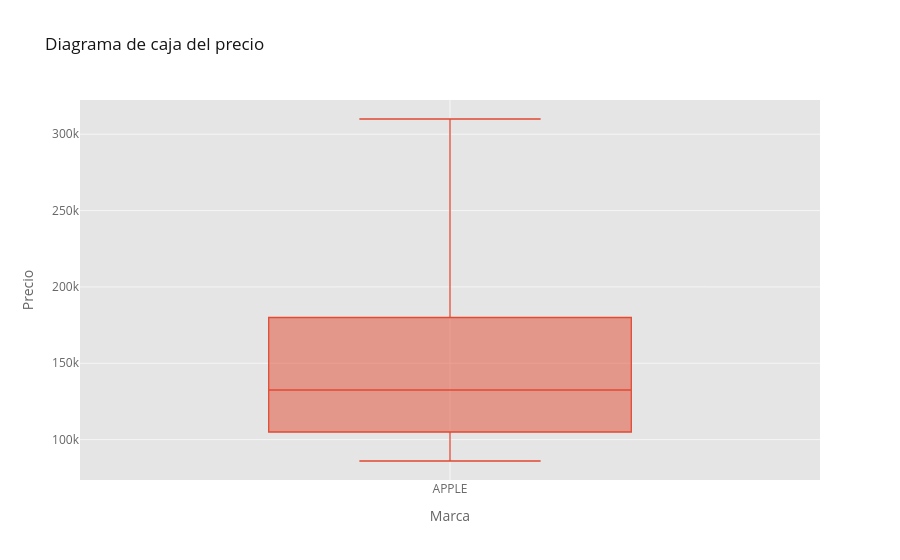

Notebook code cell kept with this figure:
### Code cell
# Ya con el dataFrame en el orden deseado, podemos comenzar a graficar
df["APPLE"].iplot(kind="box", xTitle="Marca", yTitle="Precio", title="Diagrama de caja del precio")

### Figure 1 — Plotly figure (JSON) as saved in the notebook; plotly's stock layout.template omitted (floating-point values rounded to 4 significant figures; data arrays with more than 128 entries replaced by an {"elided": "..."} marker saying what was removed)
{"data": [{"boxpoints": false, "line": {"width": 1.3}, "marker": {"color": "rgba(226, 74, 51, 1.0)"}, "name": "APPLE", "orientation": "v", "type": "box", "y": {"elided": "823 int values"}}], "layout": {"legend": {"bgcolor": "#FFFFFF", "font": {"color": "#666666"}}, "paper_bgcolor": "#FFFFFF", "plot_bgcolor": "#E5E5E5", "title": {"font": {"color": "#151516"}, "text": "Diagrama de caja del precio"}, "xaxis": {"gridcolor": "#F6F6F6", "showgrid": true, "tickfont": {"color": "#666666"}, "title": {"font": {"color": "#666666"}, "text": "Marca"}, "zerolinecolor": "#F6F6F6"}, "yaxis": {"gridcolor": "#F6F6F6", "showgrid": true, "tickfont": {"color": "#666666"}, "title": {"font": {"color": "#666666"}, "text": "Precio"}, "zerolinecolor": "#F6F6F6"}}}
